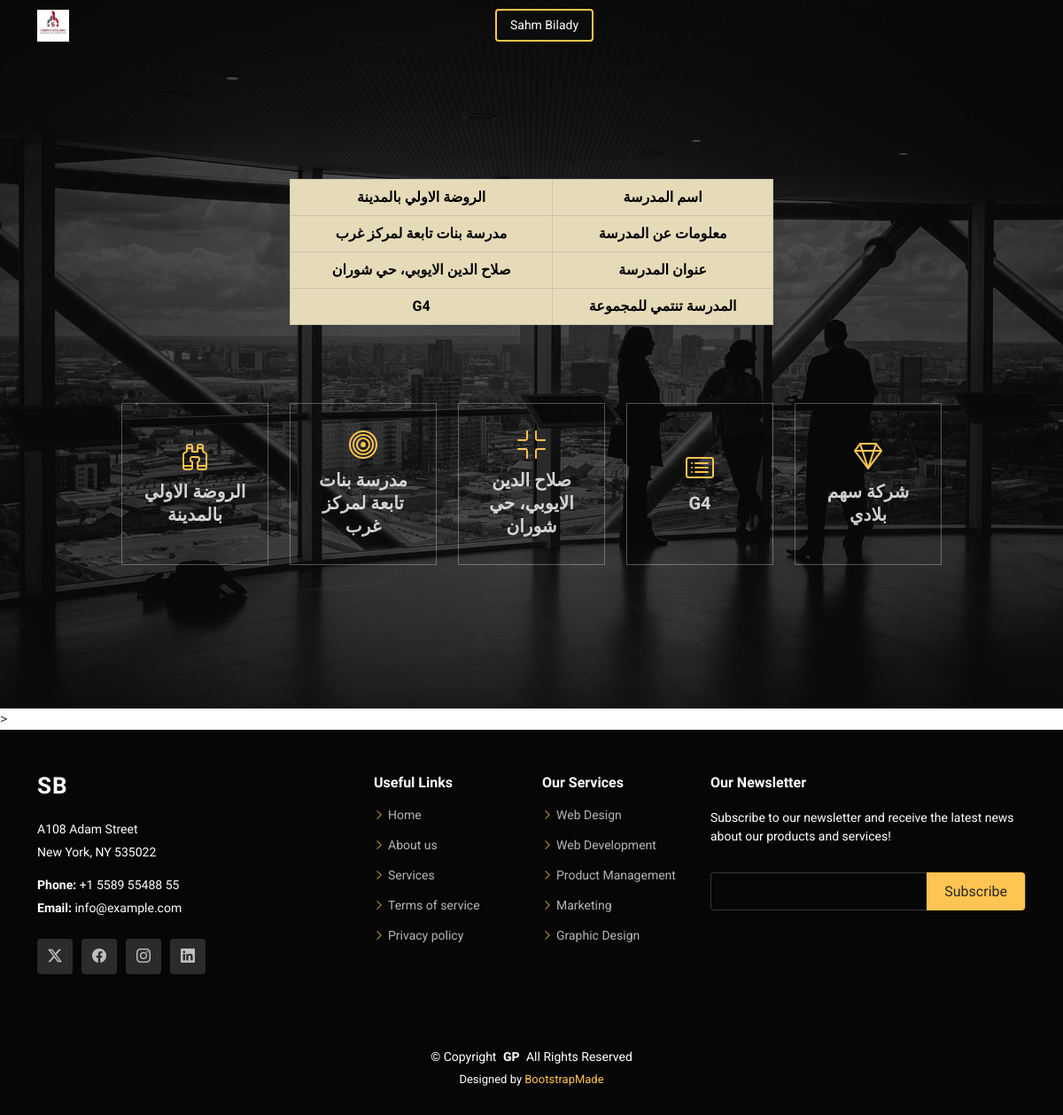
The app's page /schools/index/1/, older data.
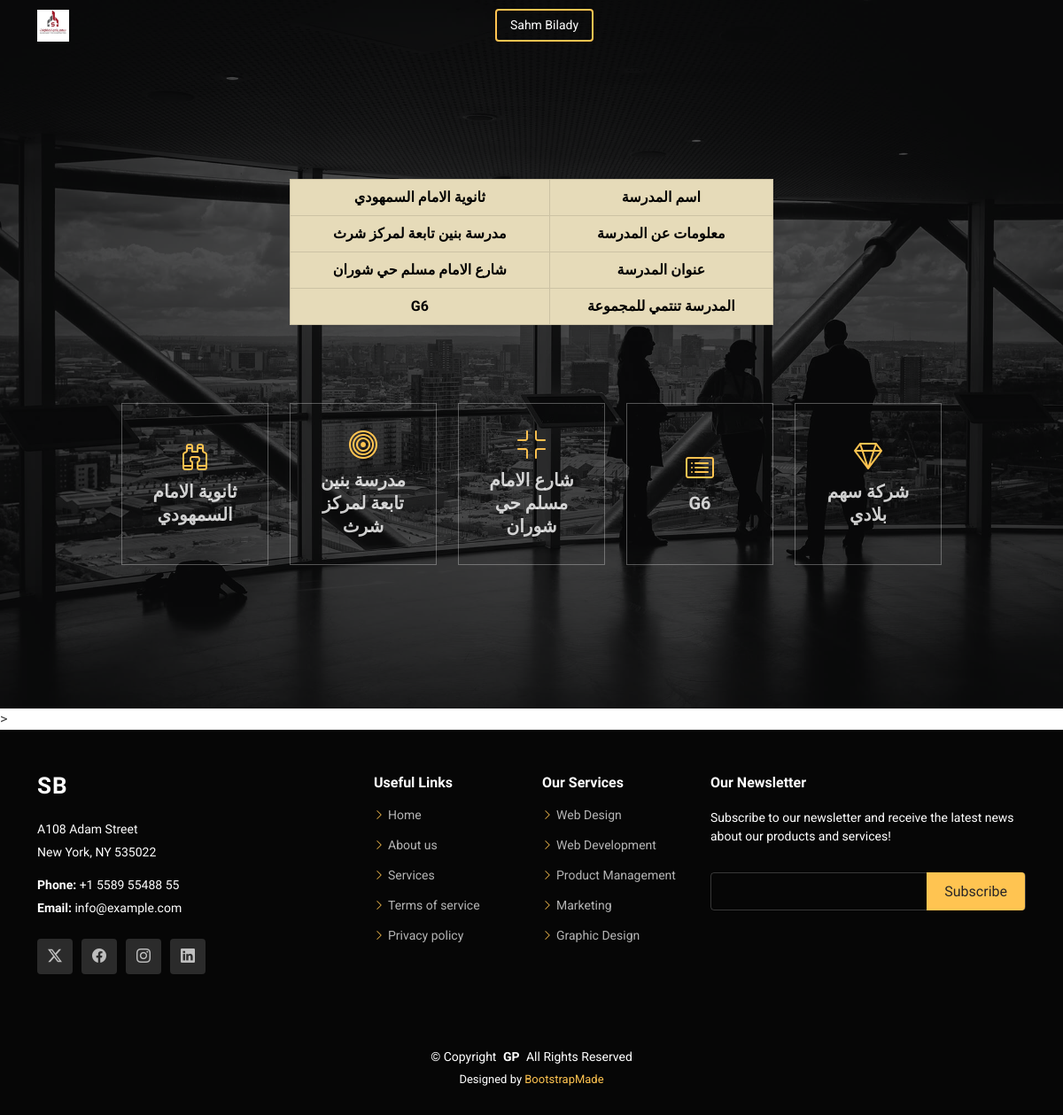
The same page, newer data.
### Schools/models.py (models this page shows)
class School (models.Model):
    school_group=models.CharField(max_length=10,null=True, blank=True)
    name = models.CharField(max_length=50)
    description=models.CharField(max_length=500)
    address=models.CharField(max_length=500,null=True, blank=True)

### Schools/views.py (the view)
# urls.py: path('index/<int:id>/', index,name='index.html'),
def index(request,id):
    school=School.objects.get(id=id)
    return render(request, 'index.html',{'school':school})

### Schools/templates/index.html (shortened to what this page needs)
{% load static %}
<!DOCTYPE html>
<html lang="en">
<head>
  <link href='{% static "assets/vendor/bootstrap/css/bootstrap.min.css" %}' rel="stylesheet">
  <link href='{% static "assets/vendor/bootstrap-icons/bootstrap-icons.css" %}'rel="stylesheet">
  <link href='{% static "assets/vendor/aos/aos.css"%}' rel="stylesheet">
  <link href='{% static "assets/vendor/swiper/swiper-bundle.min.css"%}' rel="stylesheet">
  <link href='{% static "assets/vendor/glightbox/css/glightbox.min.css"%}' rel="stylesheet">
  <link href='{% static "assets/css/main.css"%}' rel="stylesheet">
</head>
<body class="index-page">
  <header id="header" class="header d-flex align-items-center fixed-top">
    <div class="container-fluid container-xl position-relative d-flex align-items-center justify-content-between">
      <a href="#" class="logo d-flex align-items-center me-auto me-lg-0">
        <img src="{% static 'assets/img/sahm.jpg' %}" alt="Image">
      </a>
      <a class="btn-getstarted" href="#">Sahm Bilady</a>
    </div>
  </header>
  <main class="main">
    <section id="hero" class="hero section dark-background">
      <img src='{% static "assets/img/hero-bg.jpg" %}' alt="" data-aos="fade-in">
      <div class="container">
        <div class="row justify-content-center text-center" data-aos="fade-up" data-aos-delay="100">
          <div class="col-xl-6 col-lg-8">
            <table class="table table-bordered table-warning table-active ">
<tbody class="bg-black">
  <tr>
    <th class=""> {{school.name}}</th>
    <th> اسم المدرسة </th>
  </tr>
  <tr>
    <th> {{school.description}}</th>
    <th> معلومات عن المدرسة </th>
  </tr>
  <tr>
    <th> {{school.address}}</th>
    <th> عنوان المدرسة </th>
  </tr>
  <tr>
    <th> {{school.school_group}}</th>
    <th>المدرسة تنتمي للمجموعة </th>
  </tr>
</tbody>
            </table>
          </div>
        </div>
        <div class="row gy-4 mt-5 justify-content-center" data-aos="fade-up" data-aos-delay="200">
          <div class="col-xl-2 col-md-4" data-aos="fade-up" data-aos-delay="300">
            <div class="icon-box">
              <i class="bi bi-binoculars"></i>
              <h3><a href="">{{school.name}} </a></h3>
            </div>
          </div>
          <div class="col-xl-2 col-md-4" data-aos="fade-up" data-aos-delay="400">
            <div class="icon-box">
              <i class="bi bi-bullseye"></i>
              <h3><a href="">{{school.description}} </a></h3>
            </div>
          </div>
          <div class="col-xl-2 col-md-4" data-aos="fade-up" data-aos-delay="500">
            <div class="icon-box">
              <i class="bi bi-fullscreen-exit"></i>
              <h3><a href="">{{school.address}} </a></h3>
            </div>
          </div>
          <div class="col-xl-2 col-md-4" data-aos="fade-up" data-aos-delay="600">
            <div class="icon-box">
              <i class="bi bi-card-list"></i>
              <h3><a href="">{{school.school_group}} </a></h3>
            </div>
          </div>
          <div class="col-xl-2 col-md-4" data-aos="fade-up" data-aos-delay="700">
            <div class="icon-box">
              <i class="bi bi-gem"></i>
              <h3><a href="">شركة سهم بلادي </a></h3>
            </div>
          </div>
        </div>
      </div>
    </section>
>
  </main>
  <footer id="footer" class="footer dark-background">
    <div class="footer-top">
      <div class="container">
        <div class="row gy-4">
          <div class="col-lg-4 col-md-6 footer-about">
            <a href="" class="logo d-flex align-items-center">
              <span class="sitename">SB</span>
            </a>
            <div class="footer-contact pt-3">
              <p>A108 Adam Street</p>
              <p>New York, NY 535022</p>
              <p class="mt-3"><strong>Phone:</strong> <span>+1 5589 55488 55</span></p>
              <p><strong>Email:</strong> <span>info@example.com</span></p>
            </div>
            <div class="social-links d-flex mt-4">
              <a href=""><i class="bi bi-twitter-x"></i></a>
              <a href=""><i class="bi bi-facebook"></i></a>
              <a href=""><i class="bi bi-instagram"></i></a>
              <a href=""><i class="bi bi-linkedin"></i></a>
            </div>
          </div>
          <div class="col-lg-2 col-md-3 footer-links">
            <h4>Useful Links</h4>
            <ul>
              <li><i class="bi bi-chevron-right"></i> <a href="#"> Home</a></li>
              <li><i class="bi bi-chevron-right"></i> <a href="#"> About us</a></li>
              <li><i class="bi bi-chevron-right"></i> <a href="#"> Services</a></li>
              <li><i class="bi bi-chevron-right"></i> <a href="#"> Terms of service</a></li>
              <li><i class="bi bi-chevron-right"></i> <a href="#"> Privacy policy</a></li>
            </ul>
          </div>
          <div class="col-lg-2 col-md-3 footer-links">
            <h4>Our Services</h4>
            <ul>
              <li><i class="bi bi-chevron-right"></i> <a href="#"> Web Design</a></li>
              <li><i class="bi bi-chevron-right"></i> <a href="#"> Web Development</a></li>
              <li><i class="bi bi-chevron-right"></i> <a href="#"> Product Management</a></li>
              <li><i class="bi bi-chevron-right"></i> <a href="#"> Marketing</a></li>
              <li><i class="bi bi-chevron-right"></i> <a href="#"> Graphic Design</a></li>
            </ul>
          </div>
          <div class="col-lg-4 col-md-12 footer-newsletter">
            <h4>Our Newsletter</h4>
            <p>Subscribe to our newsletter and receive the latest news about our products and services!</p>
            <form action="forms/newsletter.php" method="post" class="php-email-form">
              <div class="newsletter-form"><input type="email" name="email"><input type="submit" value="Subscribe"></div>
            </form>
          </div>
        </div>
      </div>
    </div>
    <div class="copyright">
      <div class="container text-center">
        <p>© <span>Copyright</span> <strong class="px-1 sitename">GP</strong> <span>All Rights Reserved</span></p>
        <div class="credits">
          Designed by <a href="https://bootstrapmade.com/">BootstrapMade</a>
        </div>
      </div>
    </div>
  </footer>
</body>
</html>

Row changes from the older to the newer data that the page shows:
changed School: name "الروضة الاولي بالمدينة" → "ثانوية الامام السمهودي"; description "مدرسة بنات تابعة لمركز غرب" → "مدرسة بنين تابعة لمركز شرث"; address "صلاح الدين الايوبي، حي شوران" → "شارع الامام مسلم حي شوران"; school_group "G4" → "G6"
